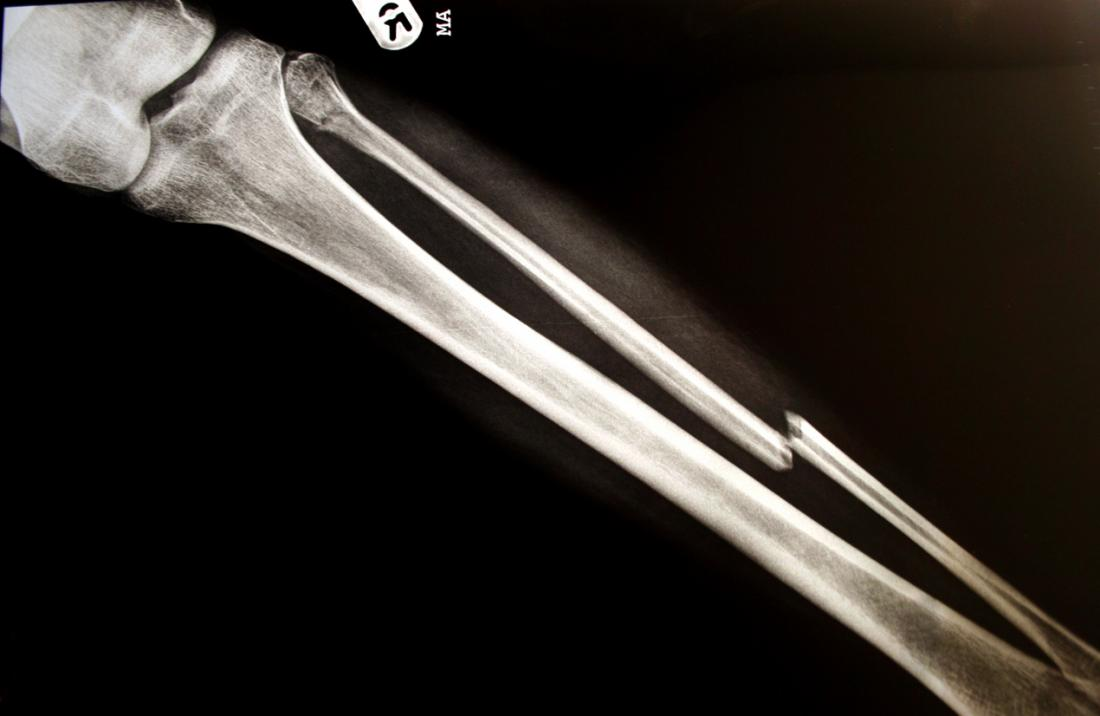
#> input picture broken-leg-xray.jpg, 1100 x 716 px
$ python -i main.py   (imports and definitions only)
#> lines starting #> are read from the running program, lines starting #| are printed output that depends on the picture
import cv2
import numpy as np
import matplotlib.pyplot as plt
from tkinter import Tk, Label, Button, filedialog, Frame
from PIL import Image, ImageTk

def preprocess_and_detect(image_path):
    # Step 1: Load and preprocess the image
#> called with image_path = 'broken-leg-xray.jpg'
    image = cv2.imread(image_path, cv2.IMREAD_GRAYSCALE)
#> image: shape (716, 1100); min 0, max 255, mean 41.5
    if image is None:
        print(f"Error: Unable to open image at {image_path}")
        return None, None

    blurred_image = cv2.GaussianBlur(image, (5, 5), 0)
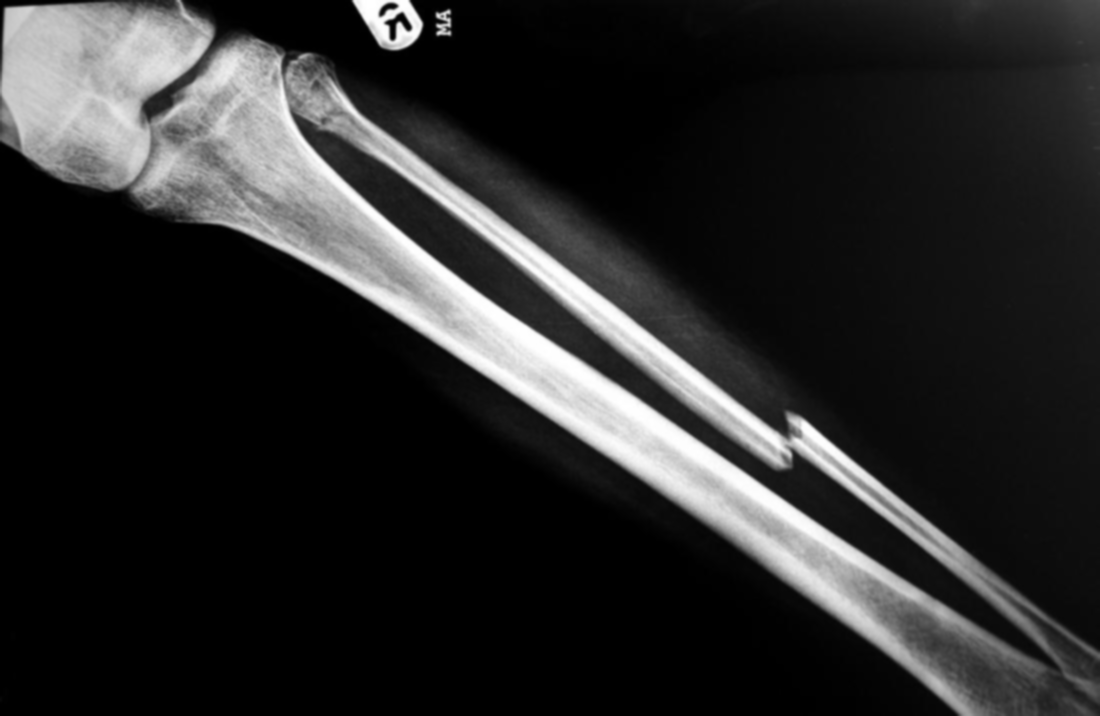
#> blurred_image: shape (716, 1100); min 0, max 255, mean 41.5
    result_image = cv2.cvtColor(image, cv2.COLOR_GRAY2BGR)

    # Initialize variables
    discontinuity_threshold = 400
    min_threshold = 200
    numbBoxes = 0

    while True:
        # Step 2: Edge Detection
        edges = cv2.Canny(blurred_image, 50, 150)

        # Step 3: Find contours in the edge-detected image
        contours, _ = cv2.findContours(edges, cv2.RETR_EXTERNAL, cv2.CHAIN_APPROX_SIMPLE)

        # Step 4: Analyze Gaps in Contours and Draw Bounding Boxes
        for contour in contours:
            approx = cv2.approxPolyDP(contour, 0.02 * cv2.arcLength(contour, True), True)

            for i in range(len(approx) - 1):
                pt1 = approx[i][0]
                pt2 = approx[i + 1][0]
                distance = np.linalg.norm(pt1 - pt2)

                if distance > discontinuity_threshold:
                    x_min = min(pt1[0], pt2[0])
                    y_min = min(pt1[1], pt2[1])
                    x_max = max(pt1[0], pt2[0])
                    y_max = max(pt1[1], pt2[1])

                    padding = 5
                    x_min = max(0, x_min - padding)
                    y_min = max(0, y_min - padding)
                    x_max = min(image.shape[1], x_max + padding)
                    y_max = min(image.shape[0], y_max + padding)

                    cv2.rectangle(result_image, (x_min, y_min), (x_max, y_max), (0, 0, 255), 2)
                    numbBoxes += 1

        if numbBoxes >= 2:
            print(f"Fractures detected with threshold: {discontinuity_threshold}")
            break

        discontinuity_threshold -= 10
        if discontinuity_threshold < min_threshold:
            print("No fractures detected.")
            break
#> this loop made 1 pass
#> pass 1, in preprocess_and_detect, `edges = cv2.Canny(blurred_image, 50, 150)`:
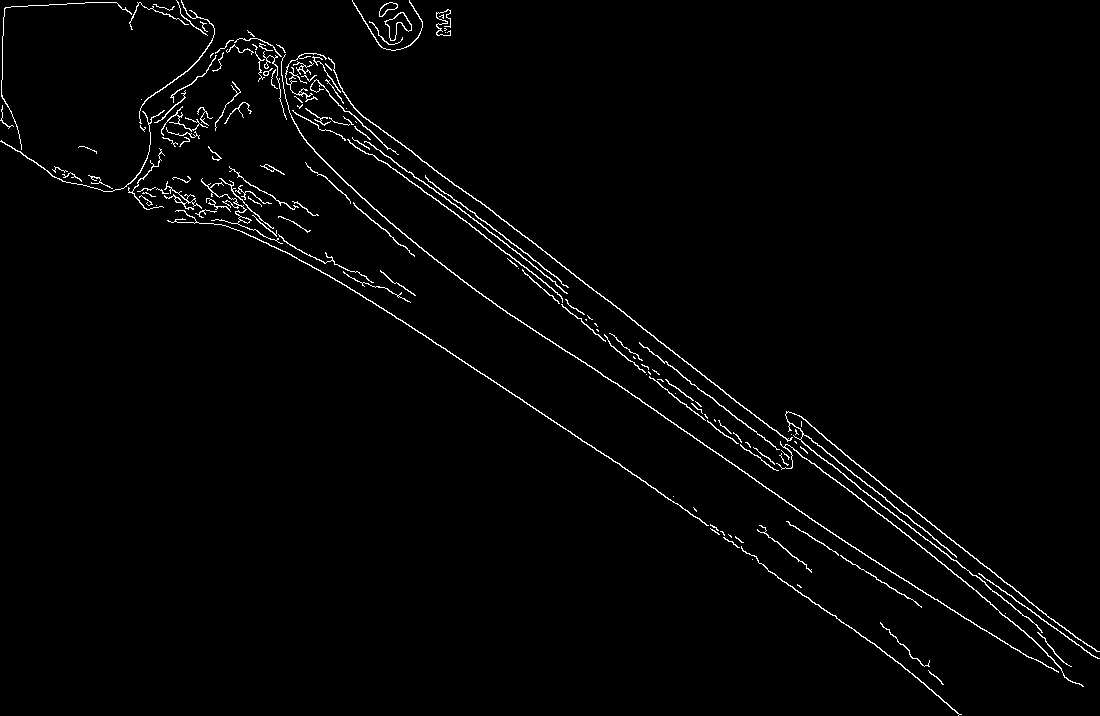
#> edges: shape (716, 1100); 1.8% white in thin lines or dots
#> after the loop:
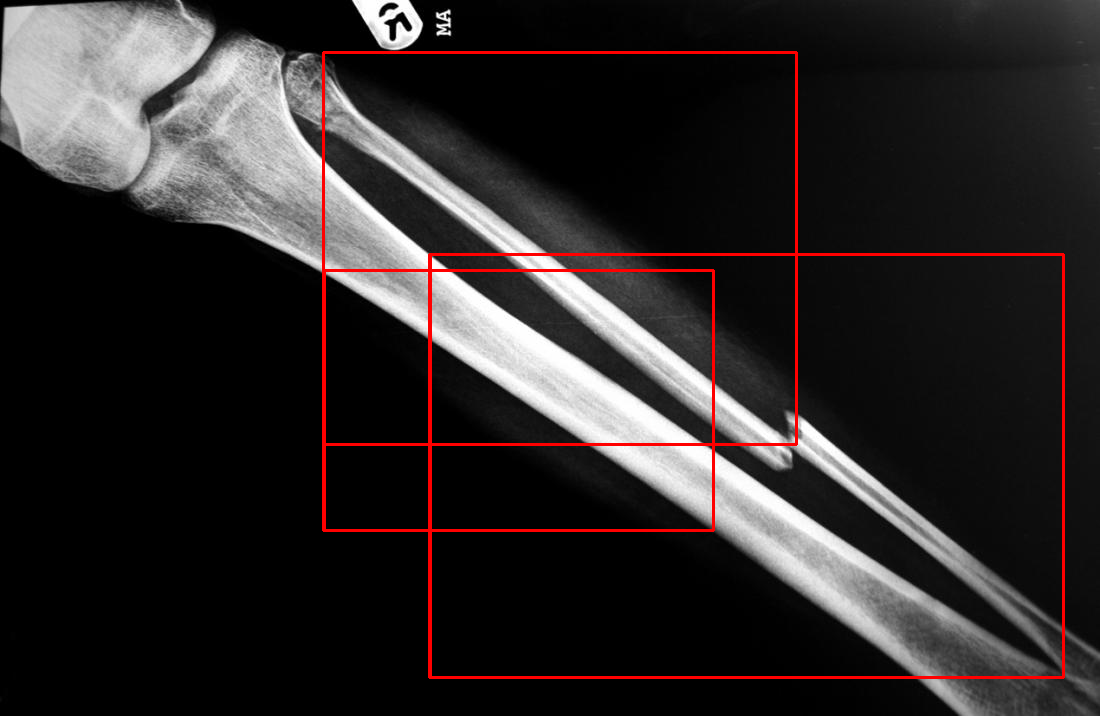
#> result_image: shape (716, 1100, 3); mean B, G, R 40.7, 40.7, 45.7
#> after the loop, discontinuity_threshold = 400; numbBoxes = 5

    return image, result_image

def upload_image():
    # File dialog to choose an image
    file_path = filedialog.askopenfilename()
    if file_path:
        original, result = preprocess_and_detect(file_path)
        if original is not None and result is not None:
            display_images(original, result)

def display_images(original, result):
    # Convert OpenCV images to PIL format for Tkinter
    original_image = Image.fromarray(original)
    result_image = Image.fromarray(cv2.cvtColor(result, cv2.COLOR_BGR2RGB))

    # Resize images to fit in the window
    original_image.thumbnail((400, 400))  # Resize to fit better
    result_image.thumbnail((400, 400))  # Resize to fit better

    # Convert images to Tkinter format
    original_image_tk = ImageTk.PhotoImage(original_image)
    result_image_tk = ImageTk.PhotoImage(result_image)

    # Display the images in the labels
    original_label.config(image=original_image_tk)
    original_label.image = original_image_tk
    result_label.config(image=result_image_tk)
    result_label.image = result_image_tk

# Set up the Tkinter window with an increased scale and friendly layout
# [4 lines not run here, left out]

# Create a frame for layout
# [1 line that did not run here, left out]
# [1 line not run here, left out]

# Title label
# [1 line that did not run here, left out]
# [1 line not run here, left out]

# Create labels to hold the images
# [1 line that did not run here, left out]
# [1 line not run here, left out]

# [1 line that did not run here, left out]
# [1 line not run here, left out]

# Add a button to upload an image
# [1 line that did not run here, left out]
# [1 line not run here, left out]

# Add instructions label
# [1 line that did not run here, left out]
# [4 lines not run here, left out]

>>> result = preprocess_and_detect('broken-leg-xray.jpg')
